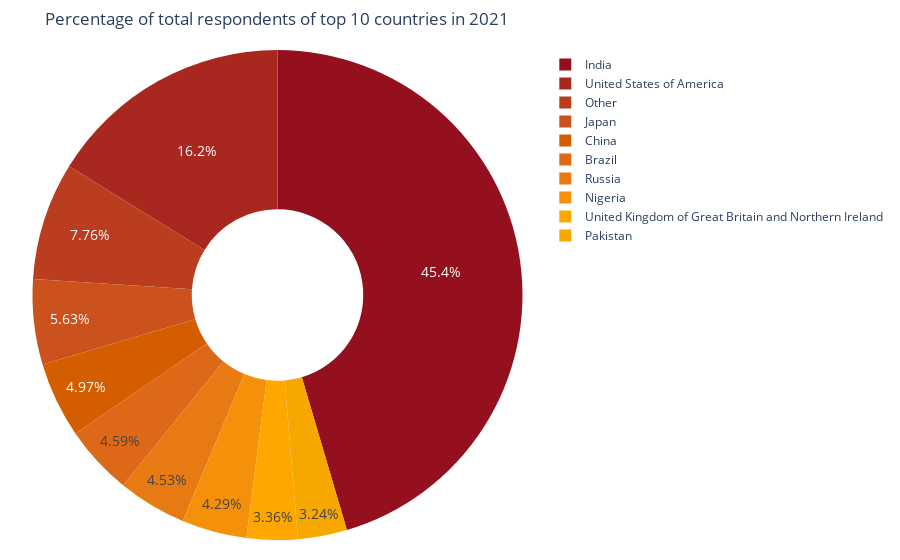

Notebook code for this chart:
### Markdown cell above
## What are the 10 countries with the most respondents?

### Code cell
df = data_21.iloc[1:]['Q3'].value_counts()[:10]
ax = px.pie(df, values=df.values, names=list(df.index), 
             color_discrete_sequence=["#95101f","#a82820", "#ba3d1f","#cb511d", "#d45d00","#dc6818", "#e87a13","#f4900a","#ffa600", "#f6a800"], 
             hole=.35,
             title='Percentage of total respondents of top 10 countries in 2021',             
            )

ax.update_traces(hovertemplate = "%{label}: <b>%{value}</b>", textfont_size=14)
ax.update_layout(
    hoverlabel=dict(
        bgcolor="white",
#         font_size=16,
#         font_family="Serif",
    ),
    margin=dict(l=20, r=20, t=50, b=20),
#     title_font_family="Serif",
)
ax.show()

### Figure 1 — Plotly figure (JSON) as saved in the notebook; plotly's stock layout.template omitted (floating-point values rounded to 4 significant figures)
{"data": [{"domain": {"x": [0.0, 1.0], "y": [0.0, 1.0]}, "hole": 0.35, "hovertemplate": "%{label}: <b>%{value}</b>", "labels": ["India", "United States of America", "Other", "Japan", "China", "Brazil", "Russia", "Nigeria", "United Kingdom of Great Britain and Northern Ireland", "Pakistan"], "legendgroup": "", "name": "", "showlegend": true, "textfont": {"size": 14}, "type": "pie", "values": [7434, 2650, 1270, 921, 814, 751, 742, 702, 550, 530]}], "layout": {"hoverlabel": {"bgcolor": "white"}, "legend": {"tracegroupgap": 0}, "margin": {"b": 20, "l": 20, "r": 20, "t": 50}, "piecolorway": ["#95101f", "#a82820", "#ba3d1f", "#cb511d", "#d45d00", "#dc6818", "#e87a13", "#f4900a", "#ffa600", "#f6a800"], "title": {"text": "Percentage of total respondents of top 10 countries in 2021"}}}
